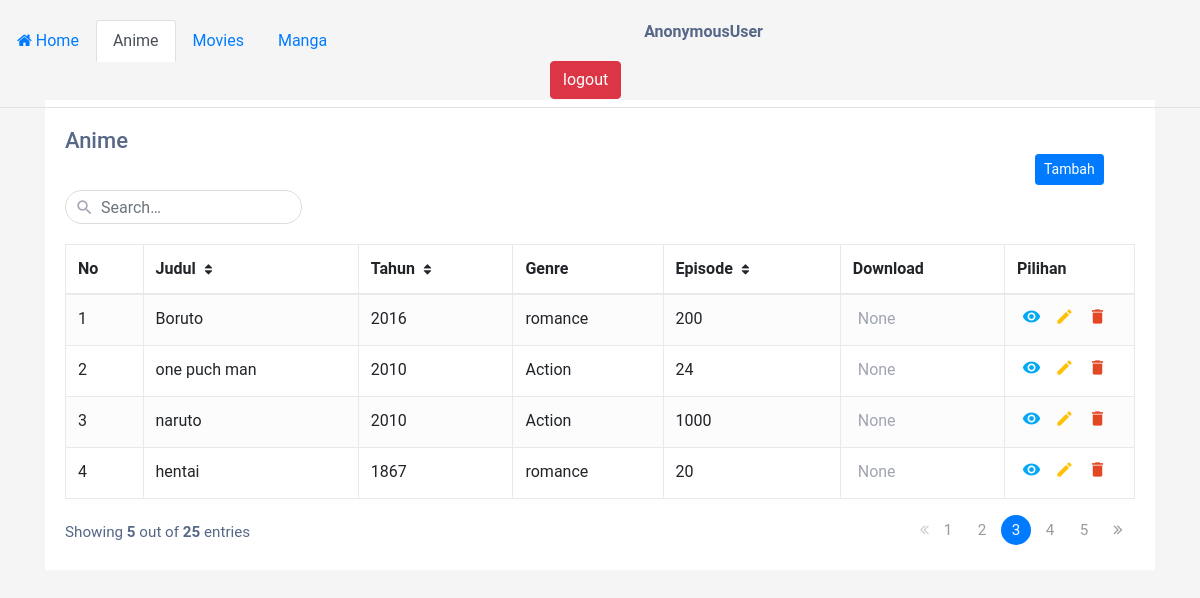
Page /indexx on the committed database.
### anime/models.py (models this page shows, shortened)
class Anime(models.Model):
    judul = models.CharField(max_length=25)
    tahun = models.CharField(max_length=100)
    genre_id = models.ForeignKey(Genre, on_delete=models.CASCADE, null=True)
    jumlah_episode = models.IntegerField(null=True)
    download = models.CharField(max_length=50, null=True)
    description = models.TextField(null=True)

class Genre(models.Model):
    nama = models.CharField(max_length=20)
    def __str__(self):
        return self.nama

### anime/views.py (the view)
# urls.py: path('indexx', views.tampil),
def tampil(request):
    if request.POST:
        models.Anime.objects.all()
    tampilkan = models.Anime.objects.all()
    return render(request, 'indexx.html',
		{ 'data': tampilkan,
		})

### anime/templates/indexx.html (shortened to what this page needs)
{% extends 'base.html' %}
{% block content %}
<div class="bs-example">
    <nav style="margin-top: 20px" class="nav nav-tabs fixed-top">
        <a href="/" class="nav-item nav-link">
            <i class="fa fa-home"></i> Home
        </a>
        <a href="indexx" class="nav-item nav-link active">
             Anime
        </a>
        <a href="/movie" class="nav-item nav-link">
             Movies
        </a>
        <a href="/manga" class="nav-item nav-link" tabindex="-1">
             Manga
        </a>
        <p style="text-align: center; margin-left: 300px;">
            <strong>{{ user }}</strong>
        </p>
        <a  style="margin-left: 550px; margin-bottom: 8px; inline-block" href="keluar" class="btn btn-danger">logout
        </a>
    </nav>
</div>
<div class="container-xl">
    <div style="margin-top: 100px;" class="table-responsive">
        <div class="table-wrapper">
            <div class="table-title">
                <div class="row">
                    <div class="col-sm-8"><h2>Anime</h2></div>
                    <form action="" method="POST">
                    <div class="col-sm-4">
                      <a style="margin-left: 970px; margin-bottom: 5px; " class="btn btn-sm btn-primary" href="/tambah">Tambah</a>
                        <div style="margin-right: 100px;" class="search-box">
                            <i class="material-icons">&#xE8B6;</i>
                            <input type="text" class="form-control" placeholder="Search&hellip;">
                        </div>
                    </div>
                </form>
                </div>
            </div>
            <table class="table table-striped table-hover table-bordered">
                <thead>
                    <tr>
                        <th>No</th>
                        <th>Judul <i class="fa fa-sort"></i></th>
                        <th>Tahun <i class="fa fa-sort"></i></th>
                        <th>Genre</th>
                        <th>Episode <i class="fa fa-sort"></i></th>
                        <th>Download</th>
                        <th>Pilihan</th>
                    </tr>
                </thead>
                <tbody>
                    {% for anim in data %}
                    <tr>
                        <td>{{forloop.counter}}</td>
                        <td>{{anim.judul}}</td>
                        <td>{{anim.tahun}}</td>
                        <td>{{anim.genre_id}}</td>
                        <td>{{anim.jumlah_episode}}</td>
                        <td><a href="https://meownime.ltd/">{{anim.download}}</a></td>
                        <td>
                            <a href="{{ anim.id }}/detail/" class="view" title="View" data-toggle="tooltip"><i class="material-icons">&#xE417;</i></a>
                            <a href="{{ anim.id }}/edit" class="edit" title="Edit" data-toggle="tooltip"><i class="material-icons">&#xE254;</i></a>
                            <a href="{{ anim.id }}/delete/" class="delete" title="Delete" data-toggle="tooltip"><i class="material-icons">&#xE872;</i></a>
                        </td>
                    </tr>
                    {% endfor %}
                </tbody>
            </table>
            <div class="clearfix">
                <div class="hint-text">Showing <b>5</b> out of <b>25</b> entries</div>
                <ul class="pagination">
                    <li class="page-item disabled"><a href="#"><i class="fa fa-angle-double-left"></i></a></li>
                    <li class="page-item"><a href="#" class="page-link">1</a></li>
                    <li class="page-item"><a href="#" class="page-link">2</a></li>
                    <li class="page-item active"><a href="#" class="page-link">3</a></li>
                    <li class="page-item"><a href="#" class="page-link">4</a></li>
                    <li class="page-item"><a href="#" class="page-link">5</a></li>
                    <li class="page-item"><a href="#" class="page-link"><i class="fa fa-angle-double-right"></i></a></li>
                </ul>
            </div>
        </div>
    </div>
</div>
{% endblock %}

### templates/base.html (shortened to what this page needs)
{% load static %}
<!DOCTYPE html>
<html lang="en">
<head>
    <link rel="stylesheet" href="{% static 'css/bootstrap.min.css' %}">
    <link rel="stylesheet" href="{% static 'css/bootstrap.css' %}">
    <link rel="stylesheet" href="{% static 'css/bootstrap-reboot.min.css' %}">
    <link rel="stylesheet" href="{% static 'css/bootstrap-reboot.css' %}">
    <link rel="stylesheet" href="{% static 'css/bootstrap-grid.min.css' %}">
    <link rel="stylesheet" href="{% static 'css/bootstrap-grid.css' %}">
    <link rel="stylesheet" href="https://maxcdn.bootstrapcdn.com/font-awesome/4.7.0/css/font-awesome.min.css">
</head>
<body>
    {% block content %}
    {% endblock %}
</body>
</html>

### anime/templates/indexx.html (style rules this page uses)
body { color: #566787; background: #f5f5f5; font-family: 'Roboto', sans-serif; }
.table-responsive { margin: 30px 0; }
.table-wrapper { min-width: 1000px; background: #fff; padding: 20px; box-shadow: 0 1px 1px rgba(0,0,0,.05); }
.table-title { padding-bottom: 10px; margin: 0 0 10px; min-width: 100%; }
.table-title h2 { margin: 8px 0 0; font-size: 22px; }
.search-box { position: relative; float: right; }
.search-box input { height: 34px; border-radius: 20px; padding-left: 35px; border-color: #ddd; box-shadow: none; }
.search-box i { color: #a0a5b1; position: absolute; font-size: 19px; top: 8px; left: 10px; }
table.table tr th, table.table tr td { border-color: #e9e9e9; }
table.table-striped tbody tr:nth-of-type(odd) { background-color: #fcfcfc; }
table.table th i { font-size: 13px; margin: 0 5px; cursor: pointer; }
table.table td:last-child { width: 130px; }
table.table td a { color: #a0a5b1; display: inline-block; margin: 0 5px; }
table.table td a.view { color: #03A9F4; }
table.table td a.edit { color: #FFC107; }
table.table td a.delete { color: #E34724; }
table.table td i { font-size: 19px; }
.pagination { float: right; margin: 0 0 5px; }
.pagination li a { border: none; font-size: 95%; width: 30px; height: 30px; color: #999; margin: 0 2px; line-height: 30px; border-radius: 30px !important; text-align: center; padding: 0; }
.pagination li.active a { background: #03A9F4; }
.pagination li.disabled i { color: #ccc; }
.pagination li i { font-size: 16px; padding-top: 6px }
.hint-text { float: left; margin-top: 6px; font-size: 95%; }
.bs-example { margin: 20px; }

### rows in the picture
Anime: judul "Boruto", tahun "2016", genre_id "romance", jumlah_episode "200", download "None"
Anime: judul "one puch man", tahun "2010", genre_id "Action", jumlah_episode "24", download "None"
Anime: judul "naruto", tahun "2010", genre_id "Action", jumlah_episode "1000", download "None"
Anime: judul "hentai", tahun "1867", genre_id "romance", jumlah_episode "20", download "None"

### other values in the picture
{{ user }} "AnonymousUser"
